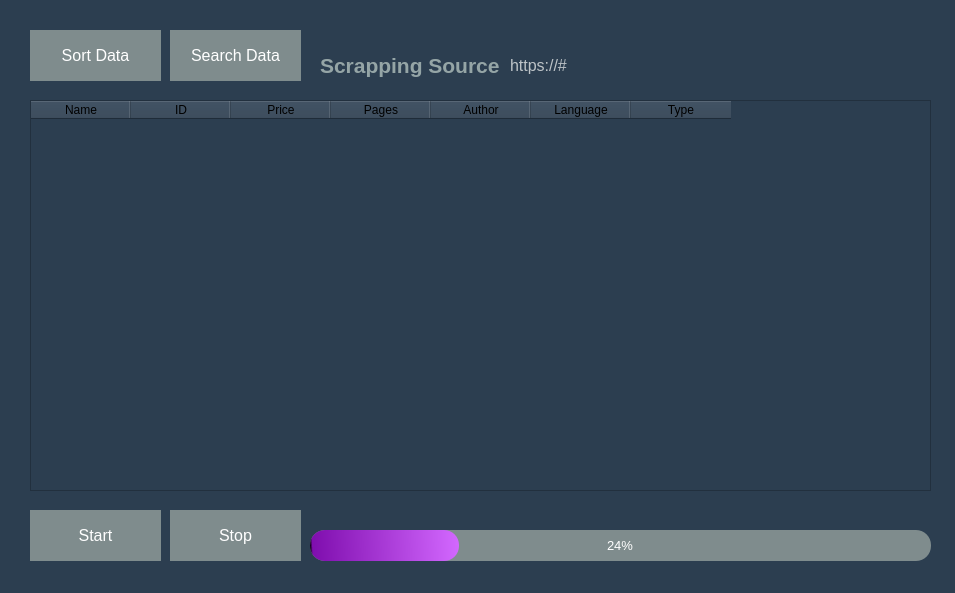
<?xml version="1.0" encoding="UTF-8"?>
<ui version="4.0">
 <class>ScrapWindow</class>
 <widget class="QMainWindow" name="ScrapWindow">
  <property name="geometry">
   <rect>
    <x>0</x>
    <y>0</y>
    <width>955</width>
    <height>593</height>
   </rect>
  </property>
  <property name="font">
   <font>
    <pointsize>12</pointsize>
   </font>
  </property>
  <property name="windowTitle">
   <string>ScrapWindow</string>
  </property>
  <property name="styleSheet">
   <string notr="true">background-color: rgb(44, 62, 80);</string>
  </property>
  <widget class="QWidget" name="centralwidget">
   <widget class="QPushButton" name="sortDataBtn_ScrapeWindow">
    <property name="geometry">
     <rect>
      <x>30</x>
      <y>30</y>
      <width>131</width>
      <height>51</height>
     </rect>
    </property>
    <property name="font">
     <font>
      <family>Segoe UI</family>
      <pointsize>12</pointsize>
     </font>
    </property>
    <property name="styleSheet">
     <string notr="true">QPushButton{
background-color: rgb(127, 140, 141);
	color: rgb(255, 255, 255);
border-style: none;
}</string>
    </property>
    <property name="text">
     <string>Sort Data</string>
    </property>
   </widget>
   <widget class="QPushButton" name="searchDataBtn_ScrapeWindow">
    <property name="geometry">
     <rect>
      <x>170</x>
      <y>30</y>
      <width>131</width>
      <height>51</height>
     </rect>
    </property>
    <property name="font">
     <font>
      <family>Segoe UI</family>
      <pointsize>12</pointsize>
     </font>
    </property>
    <property name="styleSheet">
     <string notr="true">QPushButton{
background-color: rgb(127, 140, 141);
	color: rgb(255, 255, 255);
border-style: none;
}</string>
    </property>
    <property name="text">
     <string>Search Data</string>
    </property>
   </widget>
   <widget class="QLabel" name="label">
    <property name="geometry">
     <rect>
      <x>320</x>
      <y>50</y>
      <width>181</width>
      <height>31</height>
     </rect>
    </property>
    <property name="font">
     <font>
      <family>Segoe UI</family>
      <pointsize>16</pointsize>
     </font>
    </property>
    <property name="styleSheet">
     <string notr="true">color: rgb(149, 165, 166);</string>
    </property>
    <property name="text">
     <string>&lt;strong&gt;Scrapping Source:&lt;/strong&gt;</string>
    </property>
   </widget>
   <widget class="QLabel" name="label_2">
    <property name="geometry">
     <rect>
      <x>510</x>
      <y>50</y>
      <width>441</width>
      <height>31</height>
     </rect>
    </property>
    <property name="font">
     <font>
      <family>Segoe UI</family>
      <pointsize>12</pointsize>
     </font>
    </property>
    <property name="styleSheet">
     <string notr="true">color: rgb(189, 195, 199);</string>
    </property>
    <property name="text">
     <string>https://#</string>
    </property>
   </widget>
   <widget class="QTableWidget" name="ScrapeWindowTable">
    <property name="geometry">
     <rect>
      <x>30</x>
      <y>100</y>
      <width>901</width>
      <height>391</height>
     </rect>
    </property>
    <column>
     <property name="text">
      <string>Name</string>
     </property>
    </column>
    <column>
     <property name="text">
      <string>ID</string>
     </property>
    </column>
    <column>
     <property name="text">
      <string>Price</string>
     </property>
    </column>
    <column>
     <property name="text">
      <string>Pages</string>
     </property>
    </column>
    <column>
     <property name="text">
      <string>Author</string>
     </property>
    </column>
    <column>
     <property name="text">
      <string>Language</string>
     </property>
    </column>
    <column>
     <property name="text">
      <string>Type</string>
     </property>
    </column>
   </widget>
   <widget class="QPushButton" name="startBtn_ScrapeWindow">
    <property name="geometry">
     <rect>
      <x>30</x>
      <y>510</y>
      <width>131</width>
      <height>51</height>
     </rect>
    </property>
    <property name="font">
     <font>
      <family>Segoe UI</family>
      <pointsize>12</pointsize>
     </font>
    </property>
    <property name="styleSheet">
     <string notr="true">QPushButton{
background-color: rgb(127, 140, 141);
	color: rgb(255, 255, 255);
border-style: none;
}</string>
    </property>
    <property name="text">
     <string>Start</string>
    </property>
   </widget>
   <widget class="QPushButton" name="stopBtn_ScrapeWindow">
    <property name="geometry">
     <rect>
      <x>170</x>
      <y>510</y>
      <width>131</width>
      <height>51</height>
     </rect>
    </property>
    <property name="font">
     <font>
      <family>Segoe UI</family>
      <pointsize>12</pointsize>
     </font>
    </property>
    <property name="styleSheet">
     <string notr="true">QPushButton{
background-color: rgb(127, 140, 141);
	color: rgb(255, 255, 255);
border-style: none;
}</string>
    </property>
    <property name="text">
     <string>Stop</string>
    </property>
   </widget>
   <widget class="QProgressBar" name="progressBar">
    <property name="geometry">
     <rect>
      <x>310</x>
      <y>530</y>
      <width>621</width>
      <height>31</height>
     </rect>
    </property>
    <property name="font">
     <font>
      <family>Segoe UI</family>
      <pointsize>10</pointsize>
     </font>
    </property>
    <property name="styleSheet">
     <string notr="true">QProgressBar{
background-color: rgb(127, 140, 141);
color: rgb(255, 255, 255);
border-style: none;
border-radius: 15px;
text-align: center;
}
QProgressBar::chunk{
border-radius: 15px;
	background-color: qlineargradient(spread:pad, x1:0, y1:0.482545, x2:1, y2:0.471591, stop:0 rgba(0, 0, 0, 255), stop:0.0170455 rgba(127, 14, 174, 255), stop:1 rgba(211, 104, 255, 255));
}</string>
    </property>
    <property name="value">
     <number>24</number>
    </property>
   </widget>
  </widget>
  <widget class="QStatusBar" name="statusbar"/>
 </widget>
 <resources/>
 <connections/>
</ui>
